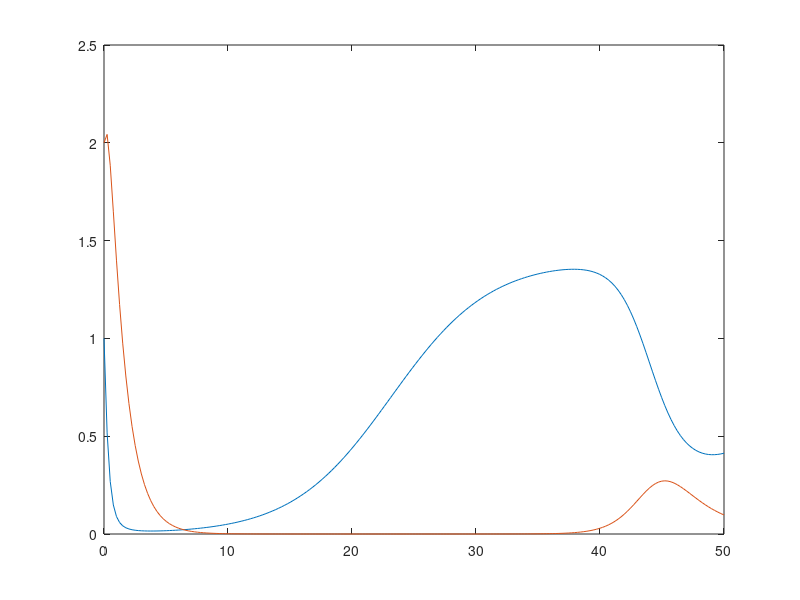

Here is the MATLAB script that generated this plot:
%from https://docs.octave.org/v9.2.0/Simple-Examples.html#Producing-Graphical-Output
%https://docs.octave.org/v9.2.0/Script-Files.html
%source("/var/www/html/isbn-3-540-32612-X-Scientific-computing-with-Matlab-and-Octave/plotMoi.m")
1;
function xdot = f (x, t)
  r = 0.25;
  k = 1.4;
  a = 1.5;
  b = 0.16;
  c = 0.9;
  d = 0.8;
  
  xdot(1) = r*x(1)*(1 - x(1)/k) - a*x(1)*x(2)/(1 + b*x(1));
  xdot(2) = c*a*x(1)*x(2)/(1 + b*x(1)) - d*x(2);
endfunction


x0 = [1; 2];

t = linspace (0, 50, 200)';
x = lsode ("f", x0, t);
plot (t, x)

